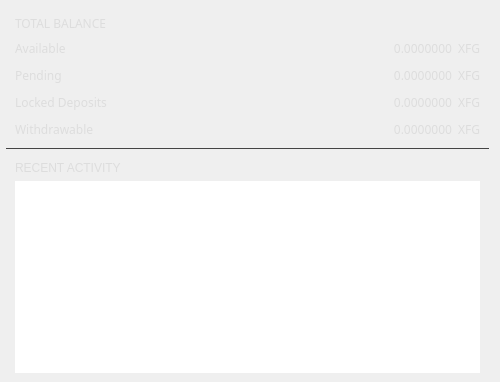
          <widget class="QGroupBox" name="groupBox_1">
           <property name="sizePolicy">
            <sizepolicy hsizetype="Preferred" vsizetype="Preferred">
             <horstretch>0</horstretch>
             <verstretch>0</verstretch>
            </sizepolicy>
           </property>
           <property name="minimumSize">
            <size>
             <width>500</width>
             <height>0</height>
            </size>
           </property>
           <property name="maximumSize">
            <size>
             <width>500</width>
             <height>16777215</height>
            </size>
           </property>
           <property name="styleSheet">
            <string notr="true">border: none;
padding: 0px;</string>
           </property>
           <layout class="QVBoxLayout" name="verticalLayout_4">
            <property name="leftMargin">
             <number>6</number>
            </property>
            <property name="topMargin">
             <number>6</number>
            </property>
            <property name="bottomMargin">
             <number>0</number>
            </property>
            <item>
             <widget class="QGroupBox" name="ov_fundsBox">
              <property name="sizePolicy">
            <sizepolicy hsizetype="Preferred" vsizetype="Preferred">
                <horstretch>0</horstretch>
                <verstretch>0</verstretch>
               </sizepolicy>
              </property>
              <property name="styleSheet">
               <string notr="true">border-bottom: 1px solid #444;</string>
              </property>
              <property name="title">
               <string/>
              </property>
              <layout class="QGridLayout" name="gridLayout_4">
               <item row="3" column="0">
                <widget class="QLabel" name="label_pending">
                 <property name="sizePolicy">
                  <sizepolicy hsizetype="Expanding" vsizetype="Preferred">
                   <horstretch>0</horstretch>
                   <verstretch>0</verstretch>
                  </sizepolicy>
                 </property>
                 <property name="minimumSize">
                  <size>
                   <width>0</width>
                   <height>21</height>
                  </size>
                 </property>
                 <property name="font">
                  <font>
                   <family>Poppins</family>
                  </font>
                 </property>
                 <property name="styleSheet">
                  <string notr="true">color: #ddd;
            background: transparent;
            
            
            border: none;
</string>
                 </property>
                 <property name="text">
                  <string>Pending</string>
                 </property>
                </widget>
               </item>
               <item row="4" column="2">
                <widget class="QLabel" name="m_tickerLabel2">
                 <property name="sizePolicy">
            <sizepolicy hsizetype="Preferred" vsizetype="Preferred">
                   <horstretch>0</horstretch>
                   <verstretch>0</verstretch>
                  </sizepolicy>
                 </property>
                 <property name="minimumSize">
                  <size>
                   <width>0</width>
                   <height>21</height>
                  </size>
                 </property>
                 <property name="font">
                  <font>
                   <family>Poppins</family>
                  </font>
                 </property>
                 <property name="styleSheet">
                  <string notr="true">color: #ddd;
            background: transparent;
            
            
            border: none;</string>
                 </property>
                 <property name="text">
                  <string notr="true">XFG</string>
                 </property>
                </widget>
               </item>
               <item row="2" column="0">
                <widget class="QLabel" name="label_available">
                 <property name="sizePolicy">
                  <sizepolicy hsizetype="Expanding" vsizetype="Preferred">
                   <horstretch>0</horstretch>
                   <verstretch>0</verstretch>
                  </sizepolicy>
                 </property>
                 <property name="minimumSize">
                  <size>
                   <width>0</width>
                   <height>21</height>
                  </size>
                 </property>
                 <property name="font">
                  <font>
                   <family>Poppins</family>
                  </font>
                 </property>
                 <property name="styleSheet">
                  <string notr="true">color: #ddd;
            background: transparent;
            
            
            border: none;
</string>
                 </property>
                 <property name="text">
                  <string>Available</string>
                 </property>
                </widget>
               </item>
               <item row="0" column="0" colspan="2">
                <widget class="QLabel" name="title_totalBalance">
                 <property name="minimumSize">
                  <size>
                   <width>250</width>
                   <height>0</height>
                  </size>
                 </property>
                 <property name="maximumSize">
                  <size>
                   <width>250</width>
                   <height>16777215</height>
                  </size>
                 </property>
                 <property name="font">
                  <font>
                   <family>Poppins</family>
                  </font>
                 </property>
                 <property name="styleSheet">
                  <string notr="true">color: #ddd;
            background: transparent;
            
            
            border: none;
            text-align: left;
            </string>
                 </property>
                 <property name="text">
                  <string>TOTAL BALANCE</string>
                 </property>
                </widget>
               </item>
               <item row="5" column="1">
                <widget class="QLabel" name="m_unlockedDeposits">
                 <property name="minimumSize">
                  <size>
                   <width>0</width>
                   <height>21</height>
                  </size>
                 </property>
                 <property name="font">
                  <font>
                   <family>Poppins</family>
                  </font>
                 </property>
                 <property name="styleSheet">
                  <string notr="true">color: #ddd;
            background: transparent;
            
            
            border: none;</string>
                 </property>
                 <property name="text">
                  <string notr="true">0.0000000</string>
                 </property>
                 <property name="alignment">
                  <set>Qt::AlignRight|Qt::AlignTrailing|Qt::AlignVCenter</set>
                 </property>
                </widget>
               </item>
               <item row="5" column="2">
                <widget class="QLabel" name="m_tickerLabel4">
                 <property name="sizePolicy">
            <sizepolicy hsizetype="Preferred" vsizetype="Preferred">
                   <horstretch>0</horstretch>
                   <verstretch>0</verstretch>
                  </sizepolicy>
                 </property>
                 <property name="minimumSize">
                  <size>
                   <width>0</width>
                   <height>21</height>
                  </size>
                 </property>
                 <property name="font">
                  <font>
                   <family>Poppins</family>
                  </font>
                 </property>
                 <property name="styleSheet">
                  <string notr="true">color: #ddd;
            background: transparent;
            
            
            border: none;</string>
                 </property>
                 <property name="text">
                  <string notr="true">XFG</string>
                 </property>
                </widget>
               </item>
               <item row="3" column="1">
                <widget class="QLabel" name="m_lockedBalance">
                 <property name="minimumSize">
                  <size>
                   <width>0</width>
                   <height>21</height>
                  </size>
                 </property>
                 <property name="font">
                  <font>
                   <family>Poppins</family>
                  </font>
                 </property>
                 <property name="styleSheet">
                  <string notr="true">color: #ddd;
            background: transparent;
            
            
            border: none;</string>
                 </property>
                 <property name="text">
                  <string notr="true">0.0000000</string>
                 </property>
                 <property name="alignment">
                  <set>Qt::AlignRight|Qt::AlignTrailing|Qt::AlignVCenter</set>
                 </property>
                </widget>
               </item>
               <item row="2" column="2">
                <widget class="QLabel" name="m_tickerLabel1">
                 <property name="sizePolicy">
            <sizepolicy hsizetype="Preferred" vsizetype="Preferred">
                   <horstretch>0</horstretch>
                   <verstretch>0</verstretch>
                  </sizepolicy>
                 </property>
                 <property name="minimumSize">
                  <size>
                   <width>0</width>
                   <height>21</height>
                  </size>
                 </property>
                 <property name="font">
                  <font>
                   <family>Poppins</family>
                  </font>
                 </property>
                 <property name="styleSheet">
                  <string notr="true">color: #ddd;
            background: transparent;
            
            
            border: none;</string>
                 </property>
                 <property name="text">
                  <string notr="true">XFG</string>
                 </property>
                </widget>
               </item>
               <item row="5" column="0">
                <widget class="QLabel" name="m_depositsUnlockedTitle">
                 <property name="sizePolicy">
                  <sizepolicy hsizetype="Expanding" vsizetype="Preferred">
                   <horstretch>0</horstretch>
                   <verstretch>0</verstretch>
                  </sizepolicy>
                 </property>
                 <property name="minimumSize">
                  <size>
                   <width>0</width>
                   <height>21</height>
                  </size>
                 </property>
                 <property name="font">
                  <font>
                   <family>Poppins</family>
                  </font>
                 </property>
                 <property name="styleSheet">
                  <string notr="true">color: #ddd;
            background: transparent;
            
            
            border: none;
</string>
                 </property>
                 <property name="text">
                  <string>Withdrawable</string>
                 </property>
                </widget>
               </item>
               <item row="3" column="2">
                <widget class="QLabel" name="m_tickerLabel1_2">
                 <property name="sizePolicy">
            <sizepolicy hsizetype="Preferred" vsizetype="Preferred">
                   <horstretch>0</horstretch>
                   <verstretch>0</verstretch>
                  </sizepolicy>
                 </property>
                 <property name="minimumSize">
                  <size>
                   <width>0</width>
                   <height>21</height>
                  </size>
                 </property>
                 <property name="font">
                  <font>
                   <family>Poppins</family>
                  </font>
                 </property>
                 <property name="styleSheet">
                  <string notr="true">color: #ddd;
            background: transparent;
            
            
            border: none;</string>
                 </property>
                 <property name="text">
                  <string notr="true">XFG</string>
                 </property>
                </widget>
               </item>
               <item row="2" column="1">
                <widget class="QLabel" name="m_actualBalanceLabel">
                 <property name="minimumSize">
                  <size>
                   <width>0</width>
                   <height>21</height>
                  </size>
                 </property>
                 <property name="font">
                  <font>
                   <family>Poppins</family>
                  </font>
                 </property>
                 <property name="styleSheet">
                  <string notr="true">color: #ddd;
            background: transparent;
            
            
            border: none;</string>
                 </property>
                 <property name="text">
                  <string notr="true">0.0000000</string>
                 </property>
                 <property name="alignment">
                  <set>Qt::AlignRight|Qt::AlignTrailing|Qt::AlignVCenter</set>
                 </property>
                </widget>
               </item>
               <item row="4" column="0">
                <widget class="QLabel" name="label_lockedDeposits">
                 <property name="sizePolicy">
                  <sizepolicy hsizetype="Expanding" vsizetype="Preferred">
                   <horstretch>0</horstretch>
                   <verstretch>0</verstretch>
                  </sizepolicy>
                 </property>
                 <property name="minimumSize">
                  <size>
                   <width>0</width>
                   <height>21</height>
                  </size>
                 </property>
                 <property name="font">
                  <font>
                   <family>Poppins</family>
                  </font>
                 </property>
                 <property name="styleSheet">
                  <string notr="true">color: #ddd;
            background: transparent;
            
            
            border: none;
</string>
                 </property>
                 <property name="text">
                  <string>Locked Deposits</string>
                 </property>
                </widget>
               </item>
               <item row="4" column="1">
                <widget class="QLabel" name="m_lockedDeposits">
                 <property name="minimumSize">
                  <size>
                   <width>0</width>
                   <height>21</height>
                  </size>
                 </property>
                 <property name="font">
                  <font>
                   <family>Poppins</family>
                  </font>
                 </property>
                 <property name="styleSheet">
                  <string notr="true">color: #ddd;
            background: transparent;
            
            
            border: none;</string>
                 </property>
                 <property name="text">
                  <string notr="true">0.0000000</string>
                 </property>
                 <property name="alignment">
                  <set>Qt::AlignRight|Qt::AlignTrailing|Qt::AlignVCenter</set>
                 </property>
                </widget>
               </item>
              </layout>
             </widget>
            </item>
            <item>
             <widget class="QGroupBox" name="ov_recentBox">
              <property name="sizePolicy">
            <sizepolicy hsizetype="Preferred" vsizetype="Preferred">
                <horstretch>0</horstretch>
                <verstretch>0</verstretch>
               </sizepolicy>
              </property>
              <property name="minimumSize">
               <size>
                <width>175</width>
                <height>0</height>
               </size>
              </property>
              <property name="styleSheet">
               <string notr="true"/>
              </property>
              <property name="title">
               <string/>
              </property>
              <layout class="QGridLayout" name="gridLayout_13">
               <property name="topMargin">
                <number>6</number>
               </property>
               <item row="0" column="0">
                <widget class="QLabel" name="title_recent">
                 <property name="styleSheet">
                  <string notr="true">color: #ddd;
            background: transparent;
            
            
            border: none;
            text-align: left;
            </string>
                 </property>
                 <property name="text">
                  <string>RECENT ACTIVITY</string>
                 </property>
                </widget>
               </item>
               <item row="1" column="0">
                <widget class="QTreeView" name="m_recentTransactionsView">
                 <property name="sizePolicy">
            <sizepolicy hsizetype="Preferred" vsizetype="Preferred">
                   <horstretch>0</horstretch>
                   <verstretch>0</verstretch>
                  </sizepolicy>
                 </property>
                 <property name="minimumSize">
                  <size>
                   <width>311</width>
                   <height>3</height>
                  </size>
                 </property>
                 <property name="maximumSize">
                  <size>
                   <width>16777215</width>
                   <height>16777215</height>
                  </size>
                 </property>
                 <property name="font">
                  <font>
                   <family>Poppins</family>
                   <pointsize>10</pointsize>
                  </font>
                 </property>
                 <property name="focusPolicy">
                  <enum>Qt::NoFocus</enum>
                 </property>
                 <property name="styleSheet">
                  <string notr="true">border: none;
font-size: 10pt;</string>
                 </property>
                 <property name="frameShape">
                  <enum>QFrame::NoFrame</enum>
                 </property>
                 <property name="verticalScrollBarPolicy">
                  <enum>Qt::ScrollBarAlwaysOff</enum>
                 </property>
                 <property name="horizontalScrollBarPolicy">
                  <enum>Qt::ScrollBarAlwaysOff</enum>
                 </property>
                 <property name="autoScrollMargin">
                  <number>1</number>
                 </property>
                 <property name="editTriggers">
                  <set>QAbstractItemView::NoEditTriggers</set>
                 </property>
                 <property name="alternatingRowColors">
                  <bool>true</bool>
                 </property>
                 <property name="selectionMode">
                  <enum>QAbstractItemView::NoSelection</enum>
                 </property>
                 <property name="indentation">
                  <number>0</number>
                 </property>
                 <property name="rootIsDecorated">
                  <bool>false</bool>
                 </property>
                 <property name="uniformRowHeights">
                  <bool>true</bool>
                 </property>
                 <property name="itemsExpandable">
                  <bool>false</bool>
                 </property>
                 <property name="headerHidden">
                  <bool>true</bool>
                 </property>
                 <property name="expandsOnDoubleClick">
                  <bool>false</bool>
                 </property>
                </widget>
               </item>
              </layout>
             </widget>
            </item>
           </layout>
          </widget>
